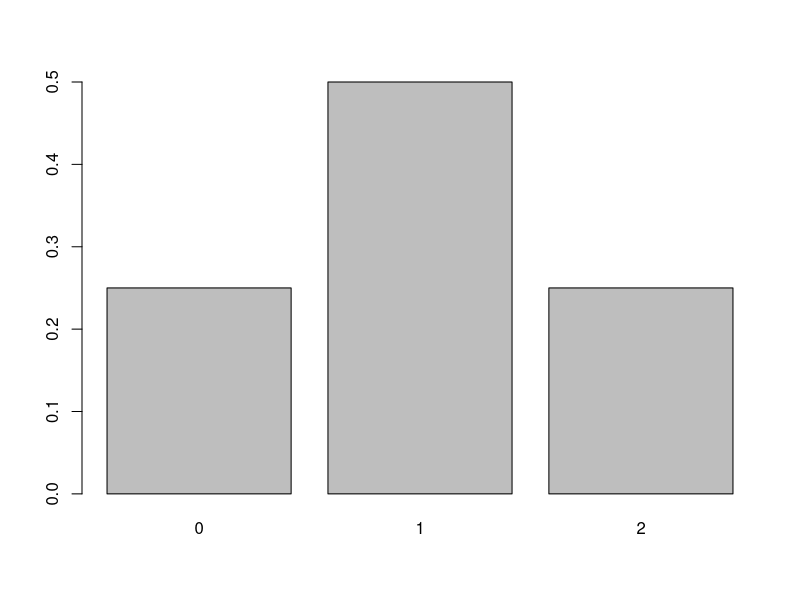
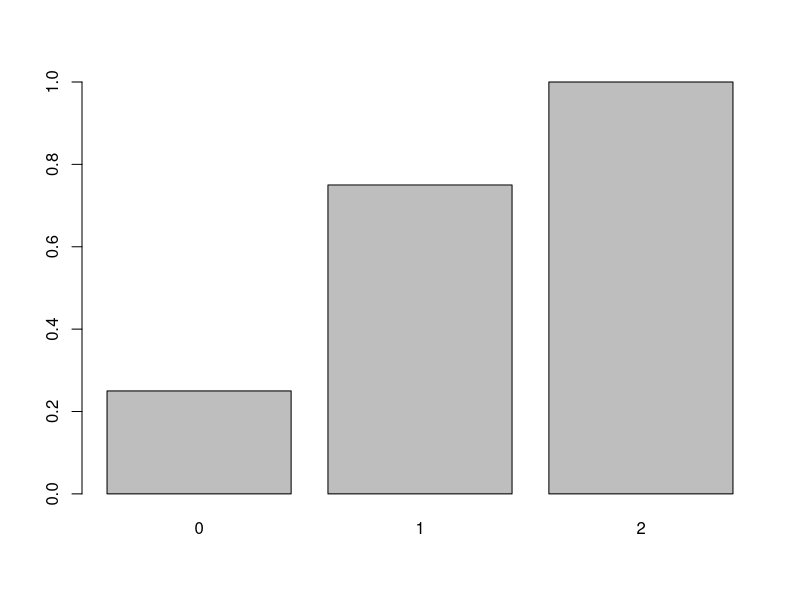
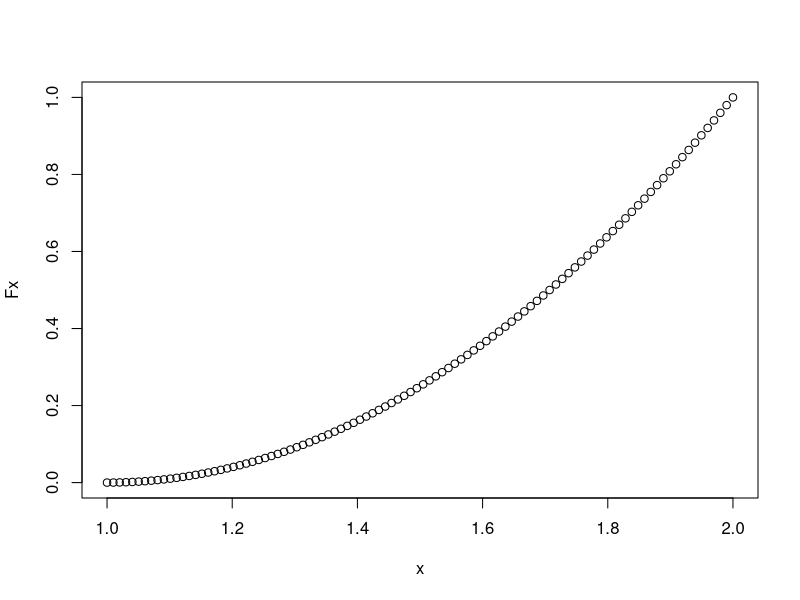

Write R code to recreate these figures, in order.
# 20180701
# Sungjae Lee

X <- 0:2
Px <- c(0.25, 0.5, 0.25)
Fx <- cumsum(Px)
X; Px; Fx;
barplot(Px, names.arg = X)
barplot(Fx, names.arg = X) 

# Integrate

fx <- function(x){2*x - 2}
integrate(fx, lower = 1, upper = 3/2) 

# Comulative Distribution Function

x <- seq(1, 2, length.out = 100)
Fx <- NULL
for(i in 1:100){
  Fx[i] <- integrate(fx, lower = 1, upper = x[i])$value
}
plot(x, Fx)

# Join Probability Function

Pxy <- matrix(c(0, 1/4, 1/4, 1/4, 1/4, 0), ncol = 3, byrow = T)
dimnames(Pxy) <- list(0:1, 0:2)
Py <- margin.table(Pxy, margin = 1)
Px <- margin.table(Pxy, margin = 2)
Pxy; Px; Py

